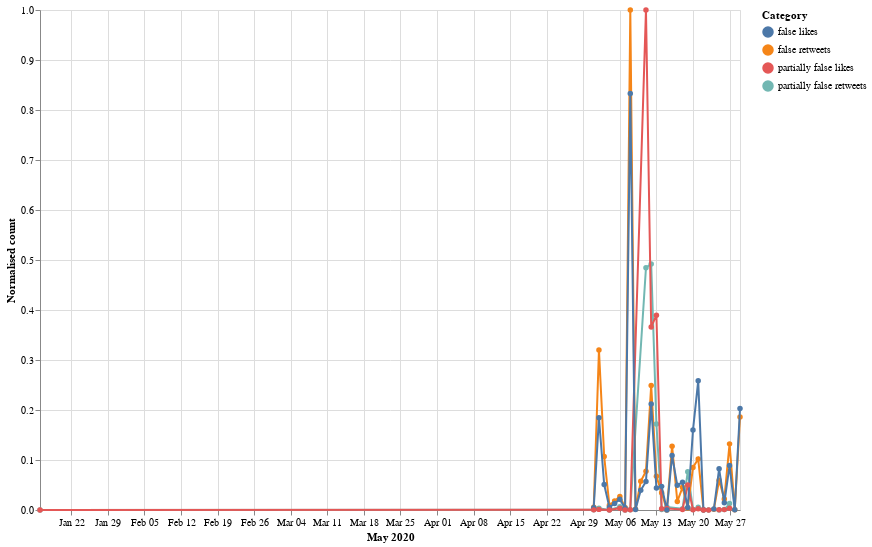

The notebook cell saved with this chart:
### Markdown cell above
## May 2020

### Code cell
start = utc.localize(datetime.datetime(2020, 5, 1))
end = utc.localize(datetime.datetime(2020, 5, 31))

index=0
dates = ["2020-05-01"] 
lista = []
retweets = [0]
likes = [0]
category = ["partially false"]
mix = ["2020-05-01 partially false"]
for element in data:
    token_id = data[index]['id_str']
    indice_csv = lista_unica_csv.index(token_id)
    token = data[index]['created_at']
    d = parse(token)
   
    if start <= d <= end:
        
        d = d.strftime('%Y-%m-%d')
        a = d + " " + lista_unica_csv[indice_csv+1].lower()
        if a in mix:
            i = mix.index(a)
            retweets[i] = retweets[i] + data[index]['retweet_count']
            likes[i] = likes[i]+ data[index]['favorite_count']
        else:
            mix.append(a)
            dates.append(d)
            retweets.append(data[index]['retweet_count'])
            likes.append(data[index]['favorite_count'])
            category.append(lista_unica_csv[indice_csv+1].lower())
        
       
    index=index+1


df_likes = pd.DataFrame(
    {'Dates': dates,
     'Likes': likes,
     'Category': category
    })
df_likes['Dates']= pd.to_datetime(df_likes['Dates'])

cl = df_likes['Category'].to_list()
cl_cat = [s + " likes" for s in cl]
df_likes['Category'] = cl_cat



df_retweets = pd.DataFrame(
    {'Dates': dates,
     'Retweets': retweets,
     'Category': category
    })
df_retweets['Dates']= pd.to_datetime(df_retweets['Dates'])
cr = df_retweets['Category'].to_list()
cr_cat = [s + " retweets" for s in cr]
df_retweets['Category'] = cr_cat



df = pd.DataFrame(
    {'Dates': dates,
     'Likes': likes,
     'Retweets': retweets,
     'Category': category
    })
df['Dates']= pd.to_datetime(df['Dates'])
df = df.sort_values(by=['Dates'], ascending=True)


df_norm = df.copy()
df_norm[['Likes', 'Retweets']] = (df_norm[['Likes', 'Retweets']] - df_norm[['Likes', 'Retweets']].min()) / (df_norm[['Likes', 'Retweets']].max() - df_norm[['Likes', 'Retweets']].min())
df_likes['Likes'] = df_norm['Likes']
df_retweets['Retweets'] = df_norm['Retweets']



c = alt.Chart(df_retweets).mark_line(point=True).encode(
    alt.X('monthdate(Dates):T', title='May 2020'),
    alt.Y('Retweets', title='Normalised count'),
    color="Category"
).properties(
    width=700,
    height=500
)


c1 = alt.Chart(df_likes).mark_line(point=True).encode(
    alt.X('monthdate(Dates):T', title='May 2020'),
    alt.Y('Likes', title='Normalised count'),
    color="Category"
).properties(
    width=700,
    height=300
)


c2 = alt.layer(c,c1)
c2

### Figure 1 — Vega-Lite specification as saved in the notebook (floating-point values rounded to 4 significant figures)
{"config": {"view": {"continuousWidth": 400, "continuousHeight": 300}}, "layer": [{"data": {"name": "data-d568346d312a3c7fc647006b95693e7a"}, "mark": {"type": "line", "point": true}, "encoding": {"color": {"type": "nominal", "field": "Category"}, "x": {"type": "temporal", "field": "Dates", "timeUnit": "monthdate", "title": "May 2020"}, "y": {"type": "quantitative", "field": "Retweets", "title": "Normalised count"}}, "height": 500, "width": 700}, {"data": {"name": "data-1557e5a94a90d799b6032bc20e095505"}, "mark": {"type": "line", "point": true}, "encoding": {"color": {"type": "nominal", "field": "Category"}, "x": {"type": "temporal", "field": "Dates", "timeUnit": "monthdate", "title": "May 2020"}, "y": {"type": "quantitative", "field": "Likes", "title": "Normalised count"}}, "height": 300, "width": 700}], "$schema": "https://vega.github.io/schema/vega-lite/v4.8.1.json", "datasets": {"data-d568346d312a3c7fc647006b95693e7a": [{"Dates": "2020-01-16T00:00:00", "Retweets": 0.0, "Category": "partially false retweets"}, {"Dates": "2020-05-03T00:00:00", "Retweets": 0.107, "Category": "false retweets"}, {"Dates": "2020-05-06T00:00:00", "Retweets": 0.006389, "Category": "partially false retweets"}, {"Dates": "2020-05-07T00:00:00", "Retweets": 0.005096, "Category": "false retweets"}, {"Dates": "2020-05-10T00:00:00", "Retweets": 0.05738, "Category": "false retweets"}, {"Dates": "2020-05-16T00:00:00", "Retweets": 0.1276, "Category": "false retweets"}, {"Dates": "2020-05-19T00:00:00", "Retweets": 0.0767, "Category": "partially false retweets"}, {"Dates": "2020-05-20T00:00:00", "Retweets": 0.0851, "Category": "false retweets"}, {"Dates": "2020-05-21T00:00:00", "Retweets": 0.1019, "Category": "false retweets"}, {"Dates": "2020-05-24T00:00:00", "Retweets": 0.001537, "Category": "false retweets"}, {"Dates": "2020-05-25T00:00:00", "Retweets": 0.05957, "Category": "false retweets"}, {"Dates": "2020-05-26T00:00:00", "Retweets": 0.0008976, "Category": "partially false retweets"}, {"Dates": "2020-05-26T00:00:00", "Retweets": 0.02223, "Category": "false retweets"}, {"Dates": "2020-05-27T00:00:00", "Retweets": 0.01293, "Category": "partially false retweets"}, {"Dates": "2020-05-27T00:00:00", "Retweets": 0.1323, "Category": "false retweets"}, {"Dates": "2020-05-02T00:00:00", "Retweets": 0.003392, "Category": "partially false retweets"}, {"Dates": "2020-05-06T00:00:00", "Retweets": 0.02716, "Category": "false retweets"}, {"Dates": "2020-05-11T00:00:00", "Retweets": 0.07772, "Category": "false retweets"}, {"Dates": "2020-05-12T00:00:00", "Retweets": 0.2488, "Category": "false retweets"}, {"Dates": "2020-05-13T00:00:00", "Retweets": 0.06758, "Category": "false retweets"}, {"Dates": "2020-05-14T00:00:00", "Retweets": 0.03446, "Category": "false retweets"}, {"Dates": "2020-05-18T00:00:00", "Retweets": 0.04543, "Category": "false retweets"}, {"Dates": "2020-05-18T00:00:00", "Retweets": 0.00267, "Category": "partially false retweets"}, {"Dates": "2020-05-19T00:00:00", "Retweets": 0.003978, "Category": "false retweets"}, {"Dates": "2020-05-20T00:00:00", "Retweets": 0.001111, "Category": "partially false retweets"}, {"Dates": "2020-05-22T00:00:00", "Retweets": 0.0006618, "Category": "false retweets"}, {"Dates": "2020-05-25T00:00:00", "Retweets": 0.0002282, "Category": "partially false retweets"}, {"Dates": "2020-05-28T00:00:00", "Retweets": 0.0006618, "Category": "false retweets"}, {"Dates": "2020-05-29T00:00:00", "Retweets": 0.1861, "Category": "false retweets"}, {"Dates": "2020-05-01T00:00:00", "Retweets": 0.005629, "Category": "false retweets"}, {"Dates": "2020-05-02T00:00:00", "Retweets": 0.3199, "Category": "false retweets"}, {"Dates": "2020-05-04T00:00:00", "Retweets": 0.009706, "Category": "false retweets"}, {"Dates": "2020-05-08T00:00:00", "Retweets": 1.0, "Category": "false retweets"}, {"Dates": "2020-05-08T00:00:00", "Retweets": 0.0007074, "Category": "partially false retweets"}, {"Dates": "2020-05-09T00:00:00", "Retweets": 0.001605, "Category": "false retweets"}, {"Dates": "2020-05-11T00:00:00", "Retweets": 0.4844, "Category": "partially false retweets"}, {"Dates": "2020-05-12T00:00:00", "Retweets": 0.4921, "Category": "partially false retweets"}, {"Dates": "2020-05-15T00:00:00", "Retweets": 0.006032, "Category": "partially false retweets"}, {"Dates": "2020-05-17T00:00:00", "Retweets": 0.0172, "Category": "false retweets"}, {"Dates": "2020-05-21T00:00:00", "Retweets": 0.005279, "Category": "partially false retweets"}, {"Dates": "2020-05-05T00:00:00", "Retweets": 0.01814, "Category": "false retweets"}, {"Dates": "2020-05-15T00:00:00", "Retweets": 1.521e-05, "Category": "false retweets"}, {"Dates": "2020-05-23T00:00:00", "Retweets": 3.043e-05, "Category": "partially false retweets"}, {"Dates": "2020-05-04T00:00:00", "Retweets": 0.0001141, "Category": "partially false retweets"}, {"Dates": "2020-05-07T00:00:00", "Retweets": 0.0, "Category": "partially false retweets"}, {"Dates": "2020-05-22T00:00:00", "Retweets": 7.606e-06, "Category": "partially false retweets"}, {"Dates": "2020-05-01T00:00:00", "Retweets": 0.0002586, "Category": "partially false retweets"}, {"Dates": "2020-05-13T00:00:00", "Retweets": 0.1721, "Category": "partially false retweets"}, {"Dates": "2020-05-14T00:00:00", "Retweets": 0.001111, "Category": "partially false retweets"}], "data-1557e5a94a90d799b6032bc20e095505": [{"Dates": "2020-01-16T00:00:00", "Likes": 0.0, "Category": "partially false likes"}, {"Dates": "2020-05-03T00:00:00", "Likes": 0.05093, "Category": "false likes"}, {"Dates": "2020-05-06T00:00:00", "Likes": 0.003709, "Category": "partially false likes"}, {"Dates": "2020-05-07T00:00:00", "Likes": 0.003398, "Category": "false likes"}, {"Dates": "2020-05-10T00:00:00", "Likes": 0.03935, "Category": "false likes"}, {"Dates": "2020-05-16T00:00:00", "Likes": 0.1089, "Category": "false likes"}, {"Dates": "2020-05-19T00:00:00", "Likes": 0.04981, "Category": "partially false likes"}, {"Dates": "2020-05-20T00:00:00", "Likes": 0.1599, "Category": "false likes"}, {"Dates": "2020-05-21T00:00:00", "Likes": 0.2585, "Category": "false likes"}, {"Dates": "2020-05-24T00:00:00", "Likes": 0.001888, "Category": "false likes"}, {"Dates": "2020-05-25T00:00:00", "Likes": 0.08241, "Category": "false likes"}, {"Dates": "2020-05-26T00:00:00", "Likes": 0.0007615, "Category": "partially false likes"}, {"Dates": "2020-05-26T00:00:00", "Likes": 0.01451, "Category": "false likes"}, {"Dates": "2020-05-27T00:00:00", "Likes": 0.00331, "Category": "partially false likes"}, {"Dates": "2020-05-27T00:00:00", "Likes": 0.08881, "Category": "false likes"}, {"Dates": "2020-05-02T00:00:00", "Likes": 0.001229, "Category": "partially false likes"}, {"Dates": "2020-05-06T00:00:00", "Likes": 0.02172, "Category": "false likes"}, {"Dates": "2020-05-11T00:00:00", "Likes": 0.0572, "Category": "false likes"}, {"Dates": "2020-05-12T00:00:00", "Likes": 0.2118, "Category": "false likes"}, {"Dates": "2020-05-13T00:00:00", "Likes": 0.04378, "Category": "false likes"}, {"Dates": "2020-05-14T00:00:00", "Likes": 0.04727, "Category": "false likes"}, {"Dates": "2020-05-18T00:00:00", "Likes": 0.05548, "Category": "false likes"}, {"Dates": "2020-05-18T00:00:00", "Likes": 0.001128, "Category": "partially false likes"}, {"Dates": "2020-05-19T00:00:00", "Likes": 0.005058, "Category": "false likes"}, {"Dates": "2020-05-20T00:00:00", "Likes": 0.000502, "Category": "partially false likes"}, {"Dates": "2020-05-22T00:00:00", "Likes": 0.0006993, "Category": "false likes"}, {"Dates": "2020-05-25T00:00:00", "Likes": 0.0004376, "Category": "partially false likes"}, {"Dates": "2020-05-28T00:00:00", "Likes": 0.0003775, "Category": "false likes"}, {"Dates": "2020-05-29T00:00:00", "Likes": 0.203, "Category": "false likes"}, {"Dates": "2020-05-01T00:00:00", "Likes": 0.004736, "Category": "false likes"}, {"Dates": "2020-05-02T00:00:00", "Likes": 0.1844, "Category": "false likes"}, {"Dates": "2020-05-04T00:00:00", "Likes": 0.005404, "Category": "false likes"}, {"Dates": "2020-05-08T00:00:00", "Likes": 0.8331, "Category": "false likes"}, {"Dates": "2020-05-08T00:00:00", "Likes": 0.0004827, "Category": "partially false likes"}, {"Dates": "2020-05-09T00:00:00", "Likes": 0.001085, "Category": "false likes"}, {"Dates": "2020-05-11T00:00:00", "Likes": 1.0, "Category": "partially false likes"}, {"Dates": "2020-05-12T00:00:00", "Likes": 0.366, "Category": "partially false likes"}, {"Dates": "2020-05-15T00:00:00", "Likes": 0.002967, "Category": "partially false likes"}, {"Dates": "2020-05-17T00:00:00", "Likes": 0.04935, "Category": "false likes"}, {"Dates": "2020-05-21T00:00:00", "Likes": 0.002525, "Category": "partially false likes"}, {"Dates": "2020-05-05T00:00:00", "Likes": 0.01298, "Category": "false likes"}, {"Dates": "2020-05-15T00:00:00", "Likes": 4.29e-06, "Category": "false likes"}, {"Dates": "2020-05-23T00:00:00", "Likes": 2.789e-05, "Category": "partially false likes"}, {"Dates": "2020-05-04T00:00:00", "Likes": 7.722e-05, "Category": "partially false likes"}, {"Dates": "2020-05-07T00:00:00", "Likes": 0.0, "Category": "partially false likes"}, {"Dates": "2020-05-22T00:00:00", "Likes": 2.145e-06, "Category": "partially false likes"}, {"Dates": "2020-05-01T00:00:00", "Likes": 0.000251, "Category": "partially false likes"}, {"Dates": "2020-05-13T00:00:00", "Likes": 0.3896, "Category": "partially false likes"}, {"Dates": "2020-05-14T00:00:00", "Likes": 0.00269, "Category": "partially false likes"}]}}
